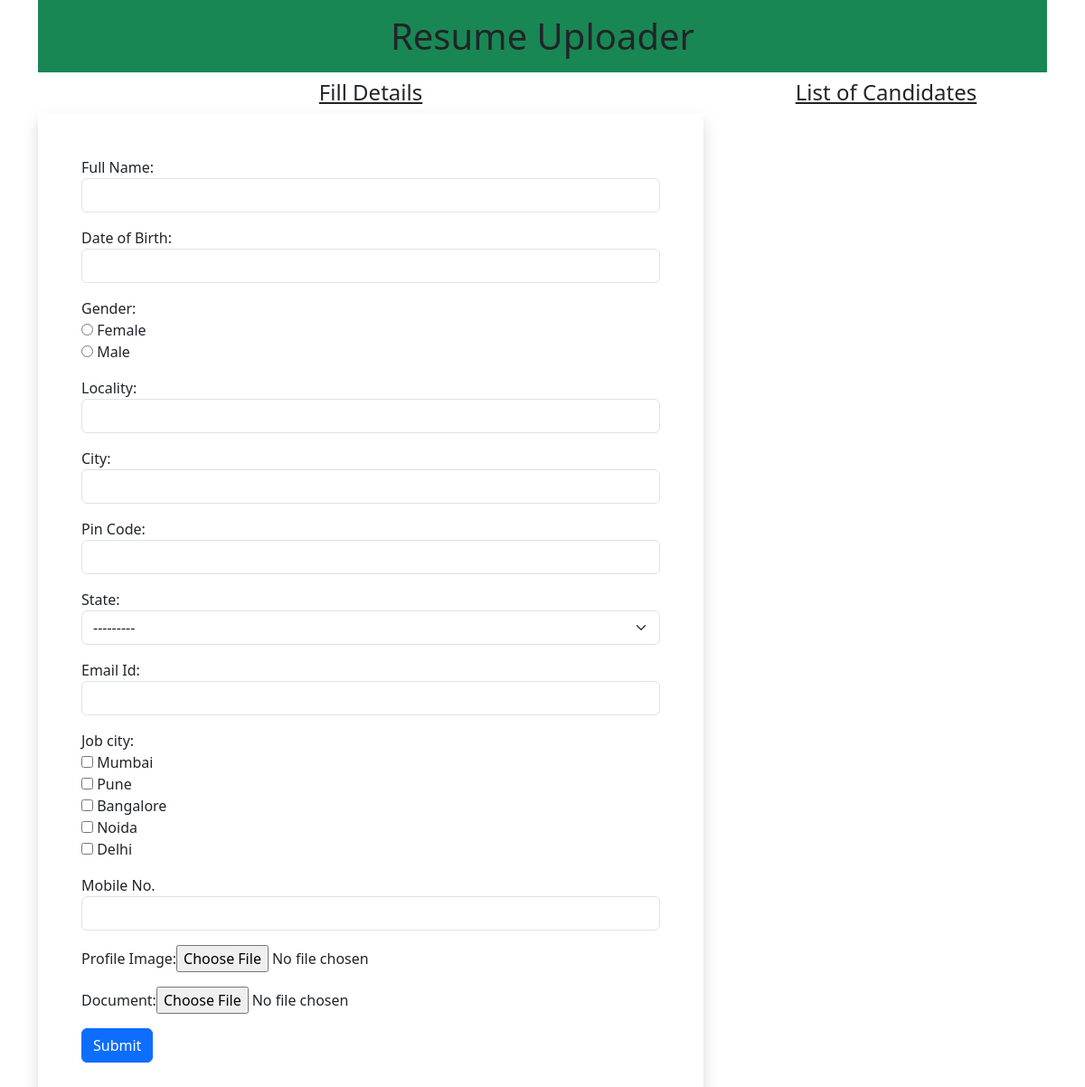
Before: / with the older database file.
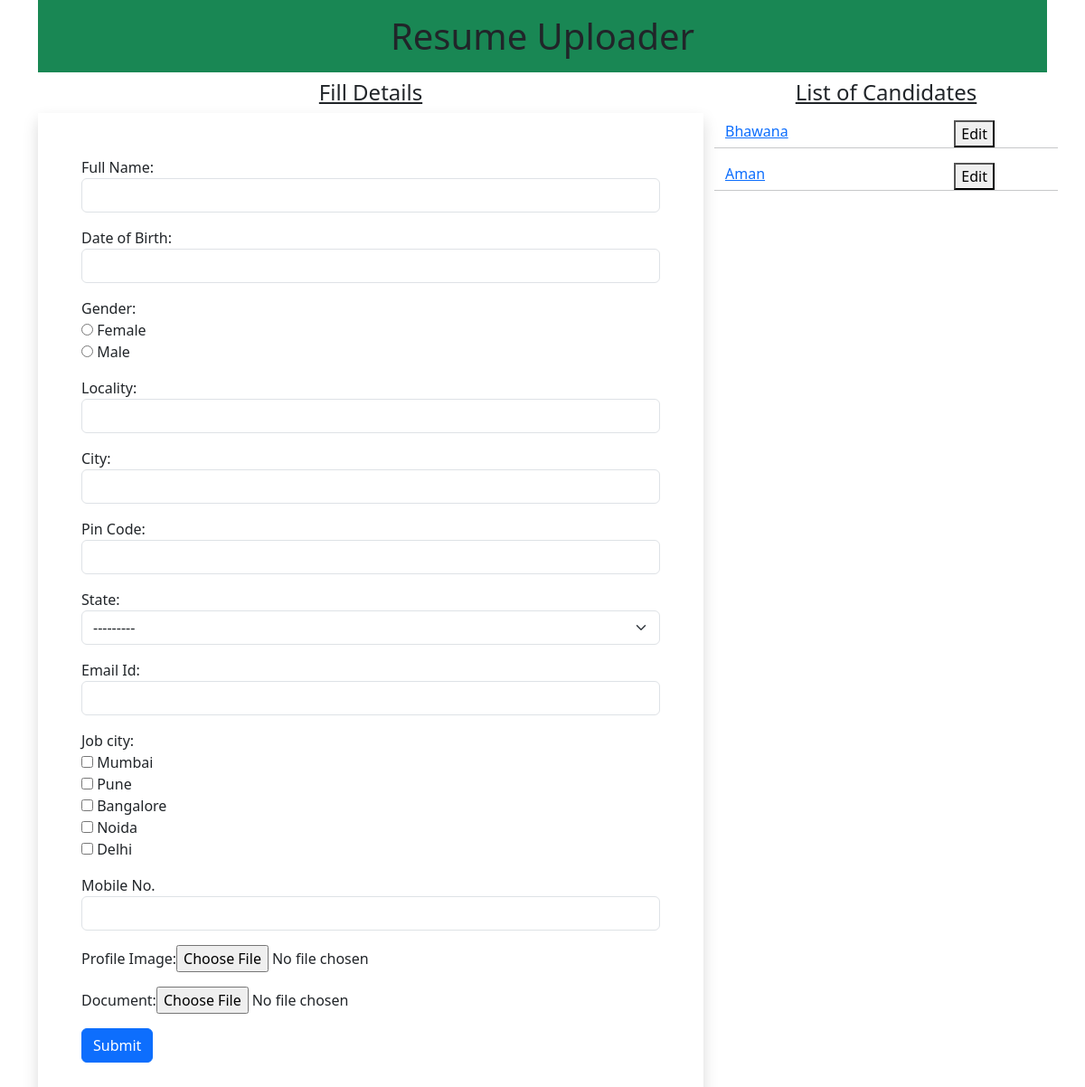
After: the same page with the newer database file.
### myapp/models.py (models this page shows, shortened)
class Resume(models.Model):
    name=models.CharField(max_length=100)
    dob=models.DateField(auto_now=False,auto_now_add=False)
    gender=models.CharField(max_length=100)
    locality=models.CharField(max_length=100)
    city=models.CharField(max_length=100)
    pin=models.PositiveIntegerField()
    state=models.CharField(choices=State_Choice,max_length=50)
    mobile=models.PositiveIntegerField()
    email=models.EmailField()
    job_city=models.CharField(max_length=100)
    profile_image=models.ImageField(upload_to='profileimg',blank=True)
    my_file=models.FileField(upload_to='doc',blank=True)

### myapp/views.py (the view, shortened to what this page needs)
# urls.py: path('',views.HomeView.as_view()),
class HomeView(View):
    def get(self,request):
        form=ResumeForm()
        candidates=Resume.objects.all()
        return render(request,'myapp/home.html',{'candidates':candidates,'form':form})

### myapp/forms.py
class ResumeForm(forms.ModelForm):
    gender=forms.ChoiceField(choices=Gender_Choices,widget=forms.RadioSelect)
    job_city=forms.MultipleChoiceField(choices=job_city_locations,widget=forms.CheckboxSelectMultiple)
    class Meta:
        model=Resume
        fields=['name','dob','gender','locality','city',
                'pin','state','email','job_city','mobile','profile_image','my_file']
        labels ={'name':'Full Name','dob':'Date of Birth','pin':'Pin Code','mobile':'Mobile No.','email':'Email Id',
                 'job_city':'Preferred Job Location','profile_image':'Profile Image','my_file':'Document'}
        widgets={
            'name':forms.TextInput(attrs={'class':'form-control'}),
            'dob':forms.DateInput(attrs={'class':'form-control'}),
            'locality':forms.TextInput(attrs={'class':'form-control'}),
            'city':forms.TextInput(attrs={'class':'form-control'}),
            'pin':forms.NumberInput(attrs={'class':'form-control'}),
            'state':forms.Select(attrs={'class':'form-select'}),
            'mobile':forms.NumberInput(attrs={'class':'form-control'}),
            'email':forms.EmailInput(attrs={'class':'form-control'}),
        }

### myapp/templates/myapp/home.html (shortened to what this page needs)
<!DOCTYPE html>
{% load static %}
<html lang="en">
<head>
    <link href="https://cdn.jsdelivr.net/npm/bootstrap@5.3.0-alpha1/dist/css/bootstrap.min.css" rel="stylesheet">
    <link rel="stylesheet" href={% static 'myapp/css/style.css' %}>
</head>
<body>
    <div class="container mb-5">
        <h1 class ="bg-success text-center p-3">Resume Uploader</h1>
        <div class="row">
            <div class="col-sm-8">
                <h4 class="text-center"><u>Fill Details</u></h4>
                <form action="" method="post" enctype="multipart/form-data" class="shadow p-5">
                    {% for fm in form %}
                    <div class="form-group mb-3">
                        {{fm.label_tag}}{{fm}}
                    </div>
                    {% endfor %}
                    <input type="submit" value="Submit" class="btn btn-primary">
                </form>
            </div>
            <div class="col-sm-4">
                <h4 class="text-center mb-3"><u>List of Candidates</u></h4>
                <div class="row">
                    {% for candidate in candidates %}
                    <div class="col-sm-8">
                        <a href="{% url 'candidate_view' candidate.id %}">{{candidate.name}}</a>
                    </div>
                    <div class="col-sm-4">
                        <button>Edit</button>
                    </div>
                        <hr>
                    {% endfor %}
                    </div>
                </div>
            </div>
        </div>
</body>
</html>

Changed rows visible on the page:
added Resume: name "Bhawana"
added Resume: name "Aman"
